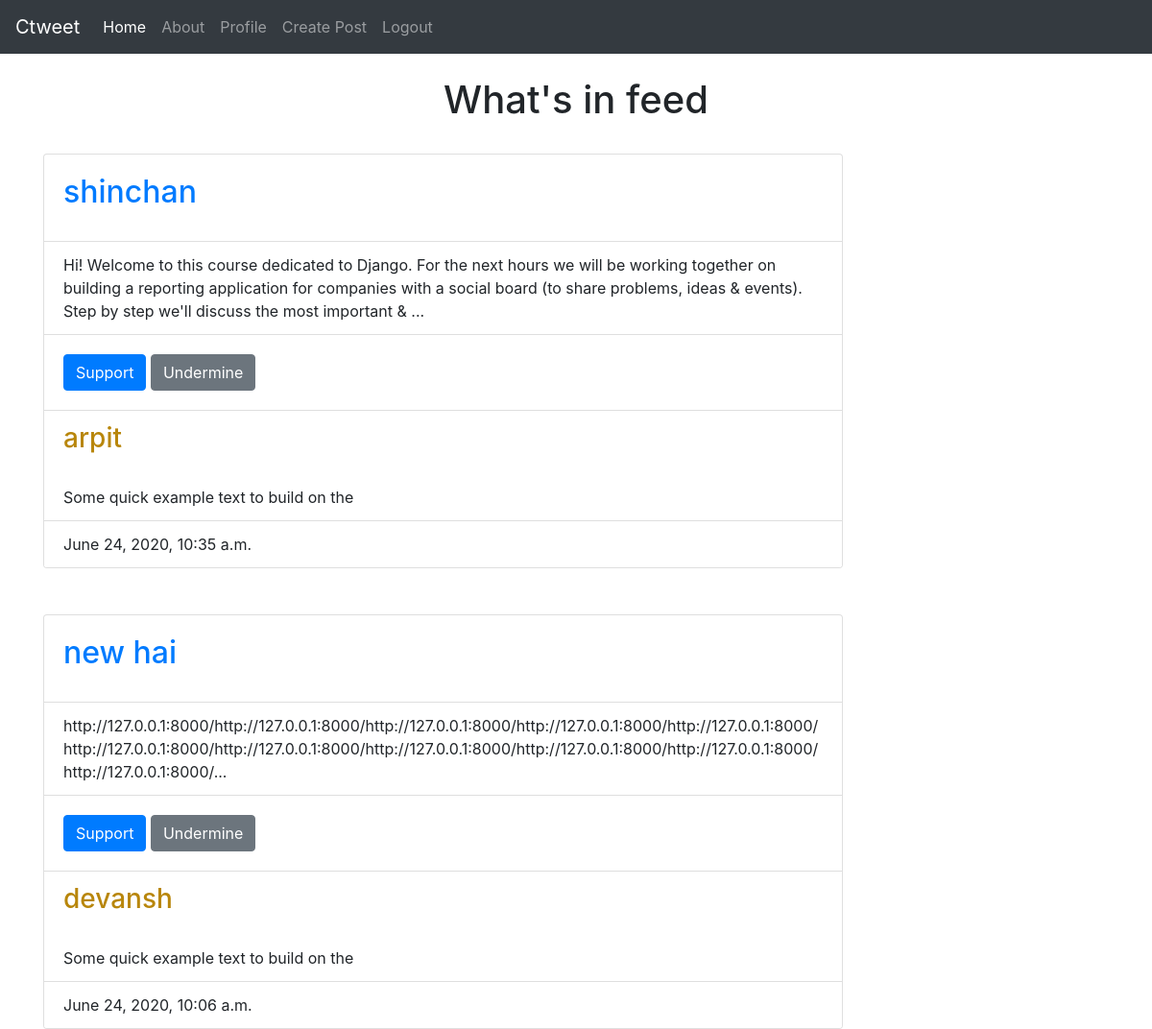
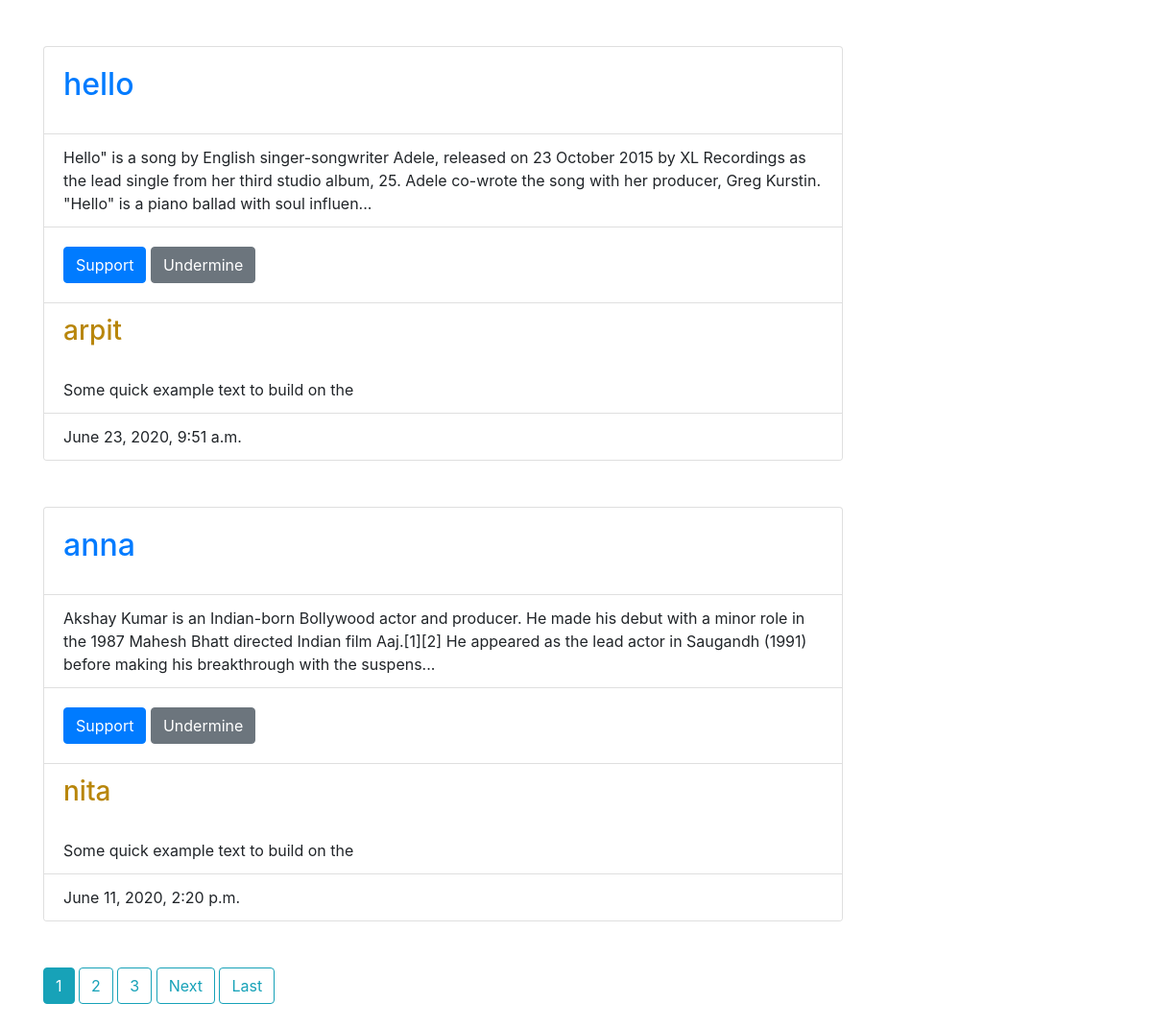
The page / (signed in) on the database its author committed (2 pictures, top to bottom).
### blog/models.py (models this page shows, shortened)
class Post(models.Model):
    post_img = models.ImageField(upload_to='media',blank=True,default='deff.jpg')
    title = models.CharField(max_length=100)
    content = models.TextField()
    date_posted = models.DateTimeField(default=timezone.now)
    support = models.ManyToManyField(User , related_name='support',blank=True,through=PostLike )
    author = models.ForeignKey(User , on_delete=models.CASCADE,related_name='author')
    timestamp = models.DateTimeField(auto_now_add=True)
    def snippet(self):
        return self.content[:250] + "..."

### blog/views.py (the view)
# urls.py: path('', PostListView.as_view(),name='BlogHome'),
class PostListView(ListView):
    model = Post
    template_name = 'blog/home.html'  #<app>/<model>_<name>.html
    context_object_name = 'posts'
    ordering = ['-date_posted']
    paginate_by = 4 #it means number of posts per page in home page

### blog/templates/blog/home.html (shortened to what this page needs)
{% extends 'blog/base.html' %}
{% block content %}
 <br><h1 style="text-align: center;">What's in feed</h1><br>
    {% for post in posts %}
    <div class="card w-75">
        <div class="card-body">
          <h2 class="card-title"><a href='{% url 'PostDetail' post.id %}' >{{post.title}} </a></h2>
        </div>
        <ul class="list-group list-group-flush">
          <li class="list-group-item">{{post.snippet}}</li>
        </ul>
          <div class="card-body">
            <button type="submit" name="support_it" value="{{post.id}}" class="btn btn-primary">Support</button>
            <button type="submit" name="support_it" value="{{post.id}}" class="btn btn-secondary">Undermine</button>
          </div>
          <ul class="list-group list-group-flush">
          <li class="list-group-item"><a href="{% url 'user-posts' post.author.username %}"><h3 style="color: darkgoldenrod;">{{post.author}}</h3></a>
          <br><p class="card-text">Some quick example text to build on the </p></li>
          <li class="list-group-item">{{post.date_posted}}</li>
        </ul>
      </div><br><br>
    {% endfor %}
    {% if is_paginated %}
    {% for num in page_obj.paginator.page_range %}
      {% if page_obj.number == num %}
        <a class="btn btn-info mb-4" href="?page={{ num }}">{{ num }}</a>
      {% elif num > page_obj.number|add:'-3' and num < page_obj.number|add:'3' %}
        <a class="btn btn-outline-info mb-4" href="?page={{ num }}">{{ num }}</a>
      {% endif %}
    {% endfor %}
    {% if page_obj.has_next %}
    <a class="btn btn-outline-info mb-4" href="?page={{ page_obj.next_page_number }}">Next</a>
    <a class="btn btn-outline-info mb-4" href="?page={{ page_obj.paginator.num_pages }}">Last</a>
    {% endif %}
   {% endif %}
{% endblock %}

### rows shown on the page
Post: title "shinchan", snippet "Hi! Welcome to this course dedicated to Django. For the next hours we will be working together on building a reporting application for companies with a social board (to share problems, ideas & events). Step by step we'll discuss the most important & ...", {{ post.id }} 18 (drawn), author "arpit", date_posted "June 24, 2020, 10:35 a.m."
Post: title "new hai", snippet "http://127.0.0.1:8000/http://127.0.0.1:8000/http://127.0.0.1:8000/http://127.0.0.1:8000/http://127.0.0.1:8000/http://127.0.0.1:8000/http://127.0.0.1:8000/http://127.0.0.1:8000/http://127.0.0.1:8000/http://127.0.0.1:8000/http://127.0.0.1:8000/...", {{ post.id }} 17 (drawn), author "devansh", date_posted "June 24, 2020, 10:06 a.m."
Post: title "hello", snippet "Hello\" is a song by English singer-songwriter Adele, released on 23 October 2015 by XL Recordings as the lead single from her third studio album, 25. Adele co-wrote the song with her producer, Greg Kurstin. \"Hello\" is a piano ballad with soul influen...", {{ post.id }} 16 (drawn), author "arpit", date_posted "June 23, 2020, 9:51 a.m."
Post: title "anna", snippet "Akshay Kumar is an Indian-born Bollywood actor and producer. He made his debut with a minor role in the 1987 Mahesh Bhatt directed Indian film Aaj.[1][2] He appeared as the lead actor in Saugandh (1991) before making his breakthrough with the suspens...", {{ post.id }} 13 (drawn), author "nita", date_posted "June 11, 2020, 2:20 p.m."

### other values the page prints
{{ num }} "1"
{{ num }} "2" "3"
